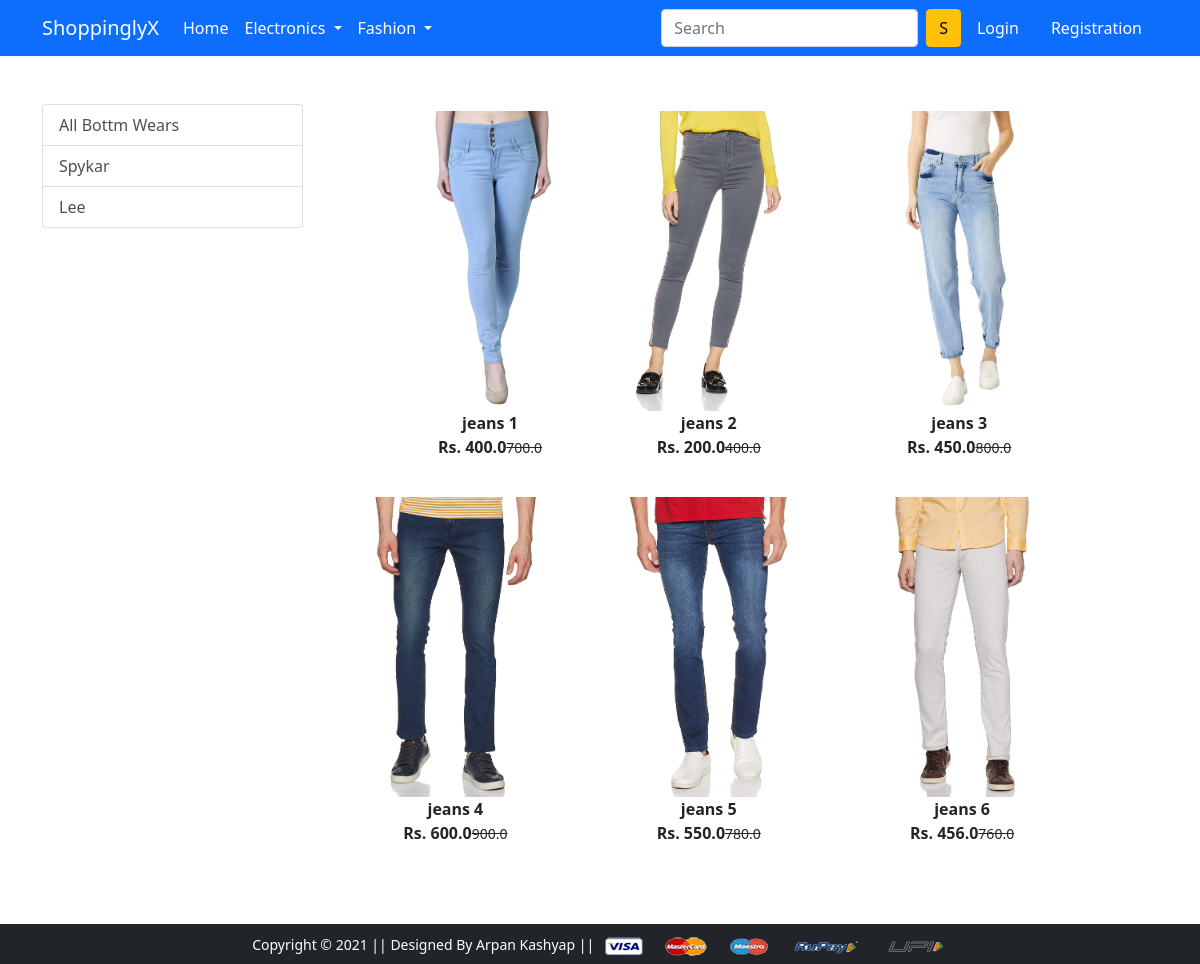
The app's page /bottomwear/ with its own data.
### app/models.py (models this page shows, shortened)
class Product(models.Model):
    title=models.CharField(max_length=100)
    selling_price=models.FloatField()
    discounted_price=models.FloatField()
    description=models.TextField()
    brand=models.CharField(max_length=100)
    category=models.CharField(choices=CATEGORY_CHOICES,max_length=2)
    product_image=models.ImageField(upload_to='productimg')

### app/views.py (the view)
# urls.py: path('bottomwear/', views.bottomwear, name='bottomwear'),
def bottomwear(request,data=None):
    if data==None:
        bottomwear=Product.objects.filter( category='BW')
    elif data=='Spykar' or data=='Lee':
        bottomwear=Product.objects.filter( category='BW').filter(brand=data)
    return render(request, 'app/bottomwear.html',{'bottomwear':bottomwear})

### app/templates/app/bottomwear.html (shortened to what this page needs)
{% extends 'app/base.html' %}
{% load static %}
{% block main-content %}
<div class="container my-5">
 <div class="row">
  <div class="col-sm-3">
   <div class="list-group">
       <a href="{% url 'bottomwear' %}" class="list-group-item list-group-item-action" aria-current="true">All Bottm Wears</a>
       <a href="{% url 'botdata' 'Spykar' %}" class="list-group-item list-group-item-action" aria-current="true">Spykar</a>
       <a href="{% url 'botdata' 'Lee' %}" class="list-group-item list-group-item-action">Lee</a>
   </div>
  </div>
  <div class="col-sm-8">
   <div class="row">
       {% for product in bottomwear %}
       <div class="col-sm-4 text-center mb-4">
           <a href="{% url 'product-detail' product.id %}" class="btn">
               <div class="item">
                   <img src="{{product.product_image.url}}" alt="" height="300" class="">
                   <div class="fw-bold">{{product.title}}</div>
                   <div class="fw-bold">Rs. {{product.discounted_price}}<small class="fw-light text-decoration-line-through">{{product.selling_price}}</small></div>
               </div>
           </a>
       </div>
       {% endfor %}
   </div>
  </div>
 </div>
</div>
{% endblock main-content %}

### records on screen
Product: product_image (picture), title "jeans 1", discounted_price "400.0", selling_price "700.0"
Product: product_image (picture), title "jeans 2", discounted_price "200.0", selling_price "400.0"
Product: product_image (picture), title "jeans 3", discounted_price "450.0", selling_price "800.0"
Product: product_image (picture), title "jeans 4", discounted_price "600.0", selling_price "900.0"
Product: product_image (picture), title "jeans 5", discounted_price "550.0", selling_price "780.0"
Product: product_image (picture), title "jeans 6", discounted_price "456.0", selling_price "760.0"
